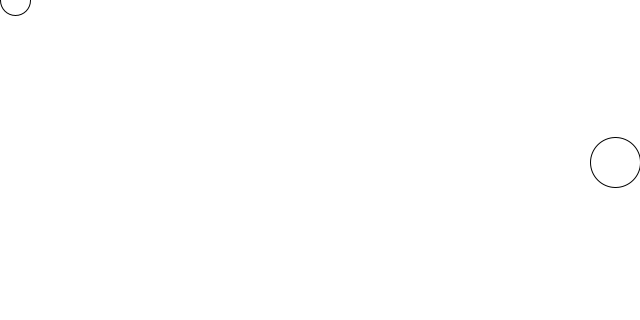
Frame 1 (no input)
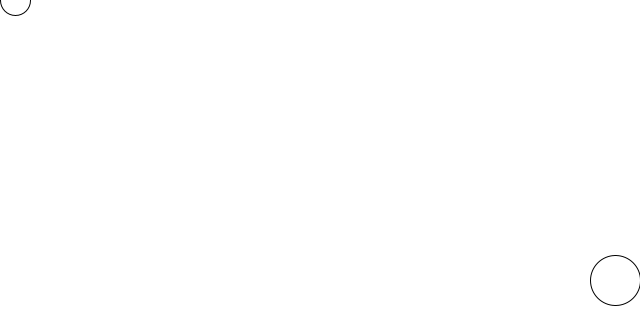
Frame 60 (the mouse pressed at the canvas centre just before this capture)
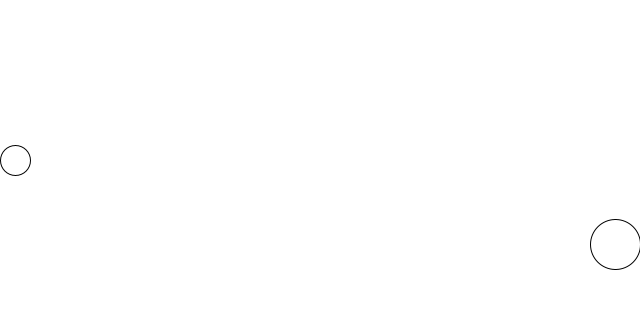
Frame 120 (the mouse held since frame 60 and released just before this capture)

The Processing sketch that drew these frames (run headless with seeded random() and noise(); from frame 60 on, the mouse is pressed at the canvas centre):

// Processing sketch: shootMoreBullets
// ── shootMoreBullets.pde
//Bullet[] bullets;
ArrayList<Bullet> bullets;


Enemy enemy;
Player player;
void setup(){
  size(640, 320);
  enemy = new Enemy();
  player = new Player();
  
  //bullets = new Bullet[10];
  bullets = new ArrayList();
  
//  for(int i = 0; i < 10; i++){
//    bullets[i] = new Bullet();
//  }
  
  
}

void draw(){
  background(255);
  
  //logic
  player.move();
  
  enemy.move();
  enemy.bounce();
  
  player.display();
  enemy.display();
  
  for(Bullet bullet : bullets){
    bullet.move();
    bullet.display();
    
  }
  
  for(int i = bullets.size() - 1; i >= 0 ; i--){
    if(!bullets.get(i).isFlying){
      bullets.remove(i);
    }
  }

}

void keyPressed() {                                  // detekce stisknuti libovolneho tlacitka
  if (key == 's') {
    
    bullets.add(new Bullet());
    
    
    // for .... a dalsi veci viz obr
    //for(int i = 0; i < 10; i++){
    //  if(!bullets[i].isFlying){
    //    bullets[i].shoot();
    //    break;
    //  } 
    //}
  }
}

// ── Bullet.pde
class Bullet {
  float x;
  float y;
  float xSpeed;
  float d;
  boolean isFlying;

  Bullet() {
    d = 10;
    x = d/2;
    y = mouseY;
    xSpeed = 5;
    isFlying = true;
  }
  
  void shoot(){
    isFlying = true;
  }
  
  void move() {
    x = x + xSpeed;
    
    if (x > width){
      isFlying = false;
    }
  }

  void display() {
    circle(x, y, d);
  }
  
}

// ── Enemy.pde
class Enemy {
  float ySpeed;
  float x;
  float y;
  float d;

  Enemy() {
    ySpeed = 2;
    d = 50;
    x = width - d/2;
    y = height/2;
  }

  void hit() {
    //???
  }

  void bounce() {
    if (y < 0  || y > height) {
      ySpeed = -ySpeed;
    }
  }

  void move() {
    y += ySpeed;
  }

  void display() {
    circle(x, y, d);
  }
}

// ── Player.pde
class Player{
  float x;
  float y;
  float d;
  
  Player(){
    d = 30;
    x = d/2;
    y = height/2;
  }
  
  void move() {
    y = mouseY;
  }

  void display() {
    circle(x, y, d);
  }
  
}
